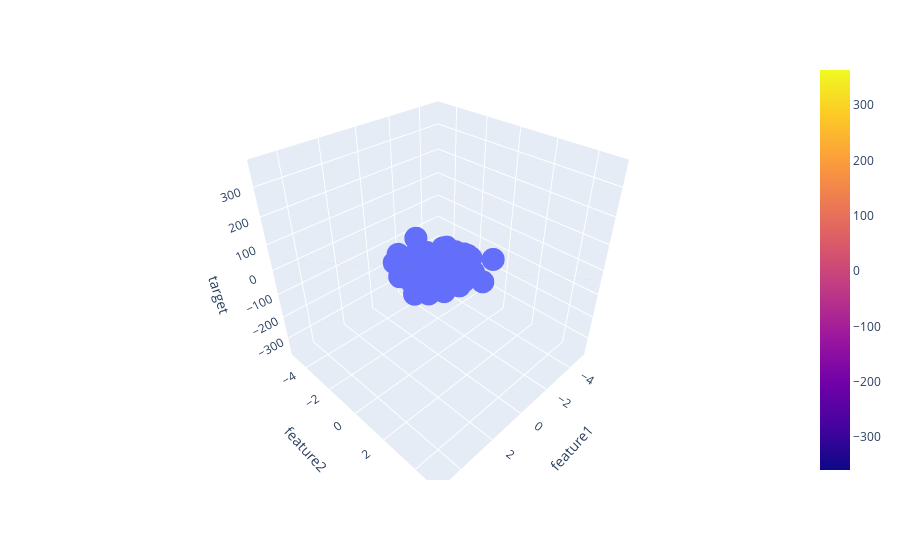

The code cell stored with this chart in its notebook:
### Code cell
fig = px.scatter_3d(df, x='feature1', y='feature2', z='target')

fig.add_trace(go.Surface(x = x, y = y, z =z ))

fig.show()
